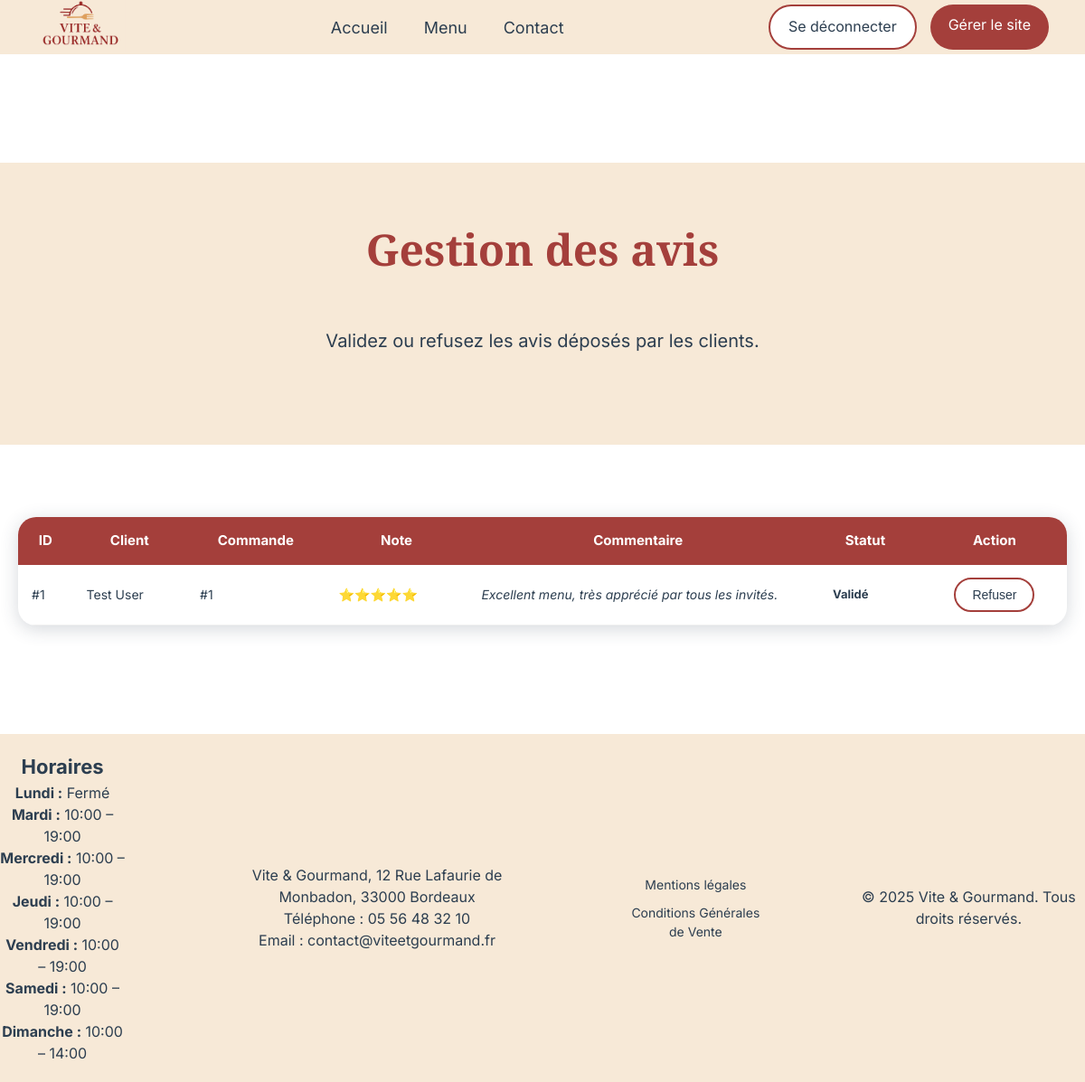
The app's page /public/gestion-avis.php (signed in) with its own data.
### tables this page shows
CREATE TABLE avis (
    id INT AUTO_INCREMENT PRIMARY KEY,
    commande_id INT NOT NULL UNIQUE,
    note INT CHECK (note BETWEEN 1 AND 5),
    commentaire TEXT,
    valide BOOLEAN DEFAULT FALSE,
    FOREIGN KEY (commande_id) REFERENCES commande(id)
);

CREATE TABLE utilisateur (
    id INT AUTO_INCREMENT PRIMARY KEY,
    prenom VARCHAR(50) NOT NULL,
    nom VARCHAR(50) NOT NULL,
    email VARCHAR(100) NOT NULL UNIQUE,
    gsm VARCHAR(150),
    adresse VARCHAR(255) NOT NULL,
    ville VARCHAR(100) NOT NULL,
    code_postal VARCHAR(10) NOT NULL,
    mot_de_passe VARCHAR(255) NOT NULL,
    reset_token VARCHAR(255),
    reset_expires DATETIME,
    role VARCHAR(50) DEFAULT 'user',
    actif BOOLEAN DEFAULT TRUE
);

CREATE TABLE commande (
    id INT AUTO_INCREMENT PRIMARY KEY,
    utilisateur_id INT NOT NULL,
    menu_id INT NOT NULL,
    date_prestation DATETIME NOT NULL,
    adresse VARCHAR(255) NOT NULL,
    ville VARCHAR(100) NOT NULL,
    nb_personnes INT NOT NULL,
    prix_total DECIMAL(10,2) NOT NULL,
    statut VARCHAR(50) DEFAULT 'en_attente',
    pret_materiel BOOLEAN DEFAULT FALSE,
    date_limite_retour DATE,
    FOREIGN KEY (utilisateur_id) REFERENCES utilisateur(id),
    FOREIGN KEY (menu_id) REFERENCES menu(id)
);

CREATE TABLE horaire (
    id INT AUTO_INCREMENT PRIMARY KEY,
    jour VARCHAR(20) NOT NULL,
    ouverture TIME NULL,
    fermeture TIME NULL
);

### models/avisModel.php (called while the page is built, shortened)
<?php
function getAllAvis(PDO $pdo): array
{
    $sql = "
        SELECT
            a.id,
            a.note,
            a.commentaire,
            a.valide,
            c.id AS commande_id,
            u.prenom,
            u.nom
        FROM avis a
        JOIN commande c ON a.commande_id = c.id
        JOIN utilisateur u ON c.utilisateur_id = u.id
        ORDER BY a.id DESC
    ";
    return $pdo->query($sql)->fetchAll(PDO::FETCH_ASSOC);
}

### models/horaireModel.php (called while the page is built, shortened)
<?php
function getHoraires(PDO $pdo): array
{
    $stmt = $pdo->query("
        SELECT jour, ouverture, fermeture
        FROM horaire
        ORDER BY id
    ");
    return $stmt->fetchAll(PDO::FETCH_ASSOC);
}

### public/gestion-avis.php (the view, shortened to what this page needs)
<?php
require_once __DIR__ . '/../config/database.php';
require_once __DIR__ . '/../models/avisModel.php';
$avisList = getAllAvis($pdo);
?>
<!DOCTYPE html>
<html lang="fr">
<head>
    <?php
    require_once __DIR__ . '/../partials/head.php';
    ?>
</head>
<body>
<?php
require_once __DIR__ . '/../partials/header.php';
?>
<main id="main-content">
    <section class="hero-section commandes-hero">
        <h1>Gestion des avis</h1>
        <p>Validez ou refusez les avis déposés par les clients.</p>
    </section>
    <section class="avis-admin-container">
        <table class="avis-admin-table">
            <thead>
                <tr>
                    <th>ID</th>
                    <th>Client</th>
                    <th>Commande</th>
                    <th>Note</th>
                    <th>Commentaire</th>
                    <th>Statut</th>
                    <th>Action</th>
                </tr>
            </thead>
            <tbody>
                <?php foreach ($avisList as $avis): ?>
                    <tr>
                        <td>#<?= (int) $avis['id'] ?></td>
                        <td>
                            <?= htmlspecialchars($avis['prenom'] . ' ' . $avis['nom']) ?>
                        </td>
                        <td>
                            #<?= (int) $avis['commande_id'] ?>
                        </td>
                        <td>
                            <?= str_repeat('⭐', (int) $avis['note']) ?>
                        </td>
                        <td>
                            <?= nl2br(htmlspecialchars($avis['commentaire'])) ?>
                        </td>
                        <td>
                            <?php if ($avis['valide']): ?>
                                <span class="status valide">Validé</span>
                            <?php else: ?>
                                <span class="status attente">En attente</span>
                            <?php endif; ?>
                        </td>
                        <td>
                            <?php if ($avis['valide']): ?>
                                <form method="POST" action="toggle-avis.php">
                                    <button type="submit" class="btn-secondary btn-delete">
                                        Refuser
                                    </button>
                                </form>
                            <?php endif; ?>
                        </td>
                    </tr>
                <?php endforeach; ?>
            </tbody>
        </table>
    </section>
</main>
<?php
require_once __DIR__ . '/../partials/footer.php';
?>
</body>
</html>

### partials/footer.php (shortened to what this page needs)
<?php
require_once __DIR__ . '/../config/database.php';
require_once __DIR__ . '/../models/horaireModel.php';
$horaires = getHoraires($pdo);
?>
<footer>
        <div class="footer-container">
            <div class="horaires">
                <h3>Horaires</h3>
                <?php foreach ($horaires as $h): ?>
                    <p>
                        <strong><?= ucfirst($h['jour']) ?> :</strong>
                        <?php if ($h['ouverture'] && $h['fermeture']): ?>
                            <?= substr($h['ouverture'], 0, 5) ?> – <?= substr($h['fermeture'], 0, 5) ?>
                        <?php else: ?>
                            Fermé
                        <?php endif; ?>
                    </p>
                <?php endforeach; ?>
            </div>
            <div class="contact">
                <p>Vite & Gourmand, 12 Rue Lafaurie de Monbadon, 33000 Bordeaux</p>
                <p>Téléphone : 05 56 48 32 10</p>
                <p>Email : contact@viteetgourmand.fr </p>
            </div>
            <div class="legal">
                <a href="mentions-legales.php">Mentions légales</a>
                <a href="cgv.php">Conditions Générales de Vente</a>
            </div>
            <div class="copyright">
                <p>&copy; 2025 Vite & Gourmand. Tous droits réservés.</p>
            </div>
        </div>
    </footer>

### public/assets/css/style.css (style rules this page uses)
* { margin: 0; padding: 0; box-sizing: border-box; }
h3 { font-size: 1.375rem; }
p { font-size: 1rem; }
html, body { overflow-x: hidden; }
body { font-family: 'Inter', sans-serif; background-color: #FFFFFF; color: #2C3E50; line-height: 1.5; }
h1 { font-weight: bold; font-size: 3rem; font-family: 'Playfair Display', serif; color: #A43F3B; }
.footer-container { display: flex; flex-direction: row; justify-content: center; align-items: center; background-color: #F7E9D7; color: #2C3E50; text-align: center; padding: 20px 0; gap: 100px; }
.legal { display: flex; flex-direction: column; gap: 10px; font-size: 0.875rem; }
.legal a { color: #2C3E50; text-decoration: none; }
.hero-section { display: flex; flex-direction: column; align-items: center; background-color: #F7E9D7; padding: 60px 20px; margin-bottom: 80px; }
.hero-section p { font-size: 1.25rem; margin-bottom: 40px; }
.hero-section h1 { margin-bottom: 50px; }
.btn-secondary { display: inline-flex; align-items: center; justify-content: center; padding: 10px 20px; height: 50px; border-radius: 30px; background-color: white; border: 2px solid #A43F3B; color: #2C3E50; text-decoration: none; font-size: 1rem; width: auto; }
.status { display: inline-flex; align-items: center; justify-content: center; padding: 6px 12px; font-size: 0.8125rem; font-weight: bold; }
.avis-admin-container { max-width: 1200px; margin: 0 auto 120px auto; padding: 0 20px; }
.avis-admin-table { width: 100%; border-collapse: collapse; background-color: white; border-radius: 20px; overflow: hidden; box-shadow: 0 4px 20px rgba(44, 62, 80, 0.2); }
.avis-admin-table thead { background-color: #A43F3B; }
.avis-admin-table th { padding: 15px; text-align: center; font-size: 0.9375rem; color: white; }
.avis-admin-table td { padding: 14px 15px; font-size: 0.875rem; color: #2C3E50; border-bottom: 1px solid #eee; vertical-align: middle; }
.avis-admin-table td:nth-child(5) { max-width: 280px; font-style: italic; }
.avis-admin-table .btn-commande, .avis-admin-table .btn-secondary { height: 38px; font-size: 0.875rem; padding: 0 18px; display: flex; align-items: center; justify-content: center; text-decoration: none; margin:auto; width: auto; }

### records on screen
avis: id "1", utilisateur.prenom+nom "Test User", commande "1", note "⭐⭐⭐⭐⭐", commentaire "Excellent menu, très apprécié par tous les invités.", valide "Validé"
horaire: jour "Lundi", shows "Fermé"
horaire: jour "Mardi", ouverture "10:00", fermeture "19:00"
horaire: jour "Mercredi", ouverture "10:00", fermeture "19:00"
horaire: jour "Jeudi", ouverture "10:00", fermeture "19:00"
horaire: jour "Vendredi", ouverture "10:00", fermeture "19:00"
horaire: jour "Samedi", ouverture "10:00", fermeture "19:00"
horaire: jour "Dimanche", ouverture "10:00", fermeture "14:00"

### other values on screen
$profilLabel "Gérer le site"
